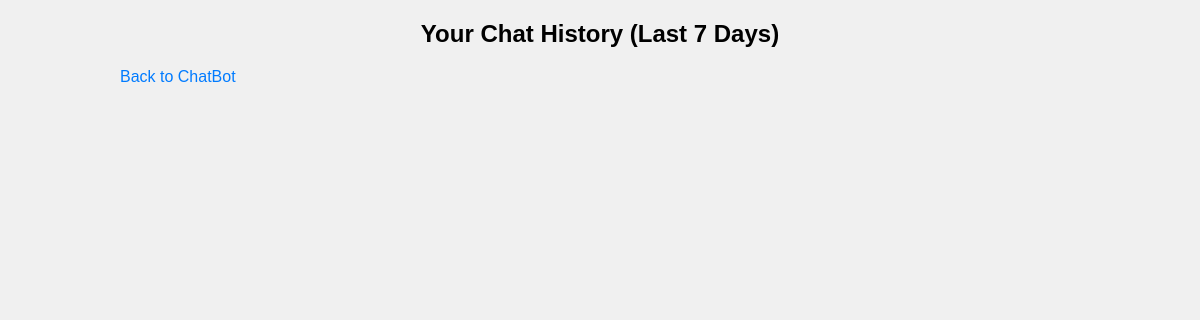
The app's page /history (signed in), older data.
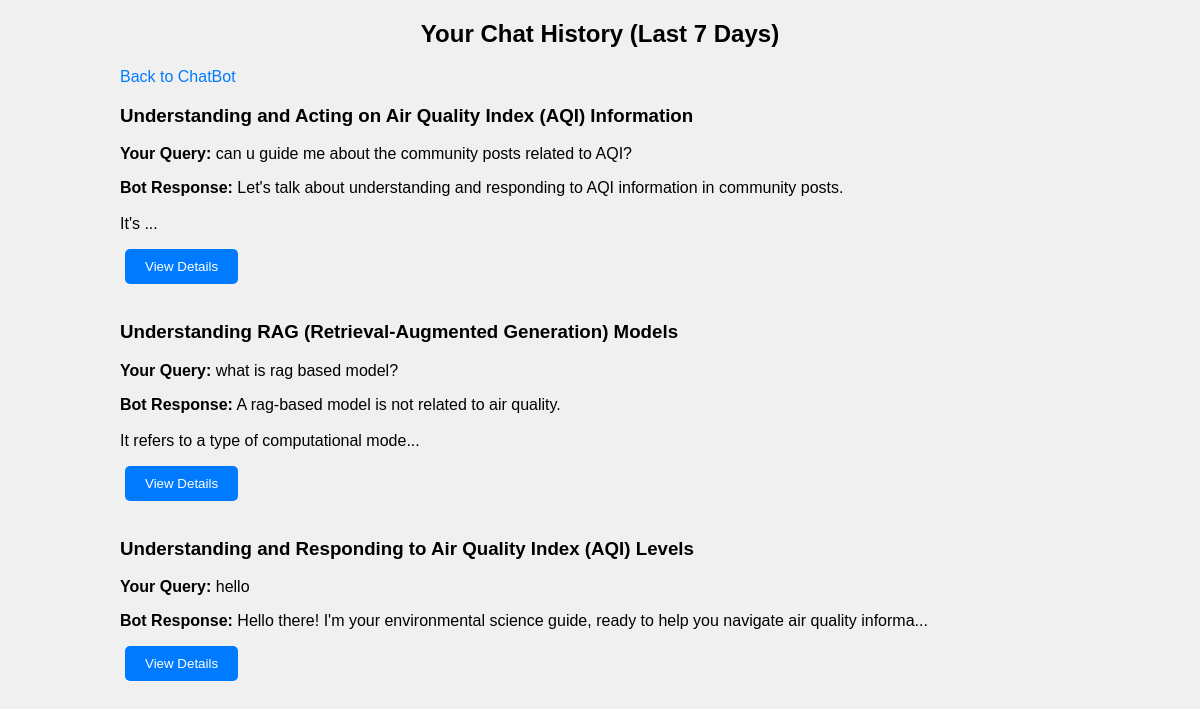
The same page, newer data.
### models.py (models this page shows, shortened)
class ChatHistory(db.Model):
    __tablename__ = 'chat_history'
    id = db.Column(db.Integer, primary_key=True)
    user_id = db.Column(db.Integer, db.ForeignKey('user.id'), nullable=False)
    user_input = db.Column(db.Text, nullable=False)
    bot_response = db.Column(db.Text, nullable=False)
    timestamp = db.Column(db.DateTime, default=datetime.utcnow)
    title = db.Column(db.String(150), nullable=True)
    user = db.relationship('User', backref=db.backref('chats', lazy=True))

### app.py (the view)
@app.route('/history')
@login_required
def history():
    seven_days_ago = datetime.utcnow() - timedelta(days=7)
    history = ChatHistory.query.filter(
        ChatHistory.user_id == current_user.id,  # Filter by the current user
        ChatHistory.timestamp >= seven_days_ago  # Only include chats from the last 7 days
    ).order_by(ChatHistory.timestamp.desc()).all()  # latest chats first
    return render_template('history.html', history=history)

### app.py (called while the page is built)
@login_manager.user_loader  # decorator func - load user from database using their user_id
def load_user(user_id):
    return User.query.get(int(user_id))

### templates/history.html (shortened to what this page needs)
<!DOCTYPE html>
<html lang="en">
<head>
    <link rel="stylesheet" href="{{ url_for('static', filename='styles.css') }}">
</head>
<body>
    <div class="history-container">
        <h2>Your Chat History (Last 7 Days)</h2>
       <div class="chatbtn"><a href="{{ url_for('chatbot') }}">Back to ChatBot</a></div>
        <div id="historyList" class="history-list">
            {% for chat in history %}
                <div class="chat-box">
                    <h3>{{ chat.title or 'No Title' }}</h3>
                    <p><strong>Your Query:</strong> {{ chat.user_input }}</p>
                    <p><strong>Bot Response:</strong>
                        {{ chat.bot_response | truncate(100, True) | safe }}
                    </p>
                    <button onclick="window.location.href='/history/{{ chat.id }}'">View Details</button>
                </div>
            {% endfor %}
        </div>
    </div>
</body>
</html>

### static/styles.css (style rules this page uses)
body { font-family: Arial, sans-serif; margin: 0; padding: 0; background-color: #f0f0f0; }
button { margin-bottom: 18px; margin-left: 5px; padding-inline: 23px; padding: 10px 20px; background-color: #007bff; color: white; border: none; border-radius: 5px; cursor: pointer; transition: background-color 0.3s; }
a { margin-top: 10px; color: #007bff; text-decoration: none; }
.history-container { width: 80%; margin: 0 auto; }
h2 { text-align: center; margin-bottom: 20px; }
button { padding: 10px 20px; background-color: #007bff; color: #fff; border: none; border-radius: 5px; cursor: pointer; transition: background-color 0.3s; }

Row changes from the older to the newer data that the page shows:
added ChatHistory: title "Understanding and Acting on Air Quality Index (AQI) Information", user_input "can u guide me about the community posts related to AQI?", bot_response "Let's talk about understanding and responding to AQI information in community posts. It's ..."
added ChatHistory: title "Understanding RAG (Retrieval-Augmented Generation) Models", user_input "what is rag based model?", bot_response "A rag-based model is not related to air quality. It refers to a type of computational mode..."
added ChatHistory: title "Understanding and Responding to Air Quality Index (AQI) Levels", user_input "hello", bot_response "Hello there! I'm your environmental science guide, ready to help you navigate air quality informa..."
